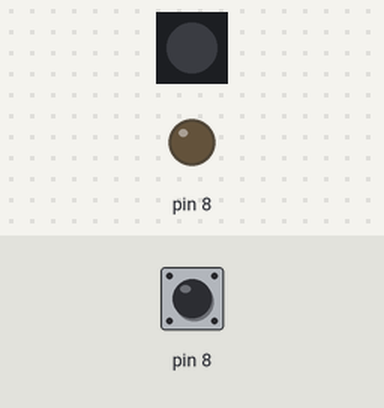
This sketch was run on a simulated Arduino Uno, built with avr-gcc and run on an emulated ATmega328P. Parts: 1 RGB LEDs in strip order, left to right, output pins drawn as LEDs (lit = HIGH). The inputs (shaded band) are chosen by the test bench; at power-on: pin 8 LOW. EEPROM starts erased.

Above: at 1.3 s.
1.4 s: pin 8 pulsed HIGH 2 times (0.12 s each, 0.3 s apart)
At 2.8 s:
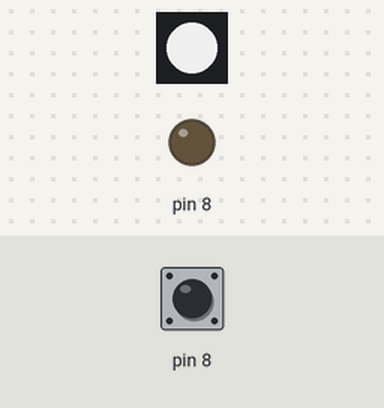
3.5 s: pin 8 driven HIGH
5.0 s: pin 8 driven LOW
At 7.94 s:
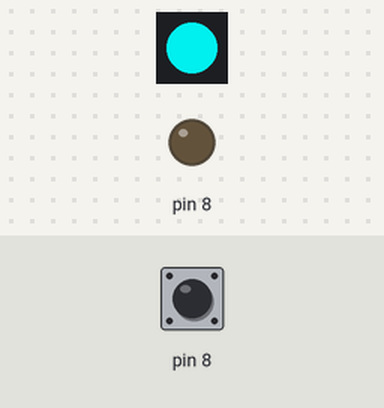
8.0 s: pin 8 driven HIGH
Timing chart, 0 to 10.5 s (numbered marks = the images above; inputs shaded):
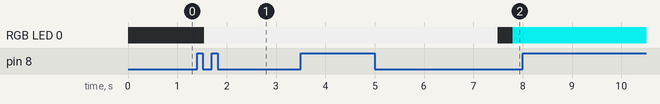

The sketch:

fixsel_code_ver2.ino
```cpp
/*
fixsel code
version 2
Matt Ratto
http://www.github.com/mattratto/experiences/ (look under Umea2013)
with liberal borrowings from 'Touch' code by David Mellis
*/

#include <Adafruit_NeoPixel.h>
#include <EEPROM.h>

#define LEDPIN 3 //neopixel signal pin
#define TOUCHPIN 0 //but it is declared as PB0 in the routine as well

Adafruit_NeoPixel strip = Adafruit_NeoPixel(1, LEDPIN, NEO_GRB + NEO_KHZ800);

int calibration = 0;
int previous;
//int previous;
//uint16_t i,
int j = 1;
int red[216];
int green[216];
int blue[216];

void setup() {

  strip.begin();
  strip.show(); // Initialize all pixels to 'off'
  for (int i = 0; i < 8; i++) {
    calibration += chargeTime(PB0);
    delay(20);
  }
  calibration = (calibration + 4) / 8;

  //code here to set color array web safe color
   for (int i=0; i<215; i++){
   for (int r = 0; r < 255; r += 51) {
            for (int g = 0; g < 255; g += 51) {
                for (int b = 0; b < 255; b += 51) {
                    red[i]=r;
                    green[i]=g;
                    blue[i]=b;
                }
            }
        }
   }
   int colorRead = EEPROM.read(0);  //EEPROM read
   if (colorRead >-1 && colorRead<216) { //check to make sure color has been stored
     j=colorRead;
     strip.setPixelColor(0, red[j],green[j],blue[j]);
     strip.show();
   }else j=0;
}

void loop() {

int n = chargeTime(PB0);

    if (n > calibration) { //cap touched
    j=j+1;
    strip.setPixelColor(0, red[j],green[j],blue[j]);
    strip.show();
    EEPROM.write(0, j);
    }
    //below if should trigger once after n drops below calibration - to reduce number of eeprom writes
    if (previous >= calibration && n < calibration){
    EEPROM.write(0, j);
    }

    previous = n;
    delay(20);

}

/*
// Input a value 0 to 255 to get a color value.
// The colours are a transition r - g - b - back to r.
uint32_t Wheel(byte WheelPos) {
  if(WheelPos < 85) {
   return strip.Color(WheelPos * 3, 255 - WheelPos * 3, 0);
  } else if(WheelPos < 170) {
   WheelPos -= 85;
   return strip.Color(255 - WheelPos * 3, 0, WheelPos * 3);
  } else {
   WheelPos -= 170;
   return strip.Color(0, WheelPos * 3, 255 - WheelPos * 3);
  }
}
*/

byte chargeTime(byte pin)
{
  byte mask = (1 << pin);
  byte i;
  DDRB &= ~mask; // input
  PORTB |= mask; // pull-up on
  for (i = 0; i < 16; i++) {
    if (PINB & mask) break;
  }
  PORTB &= ~mask; // pull-up off
  DDRB |= mask; // discharge
  return i;
}
```

Measured:
- after the input at 1.4 s, RGB LED 0: off → RGB(204, 204, 204) after 0.14 s
- after the input at 5.0 s, RGB LED 0: RGB(204, 204, 204) → off after 2.5 s, → RGB(0, 204, 204) 0.30 s later
